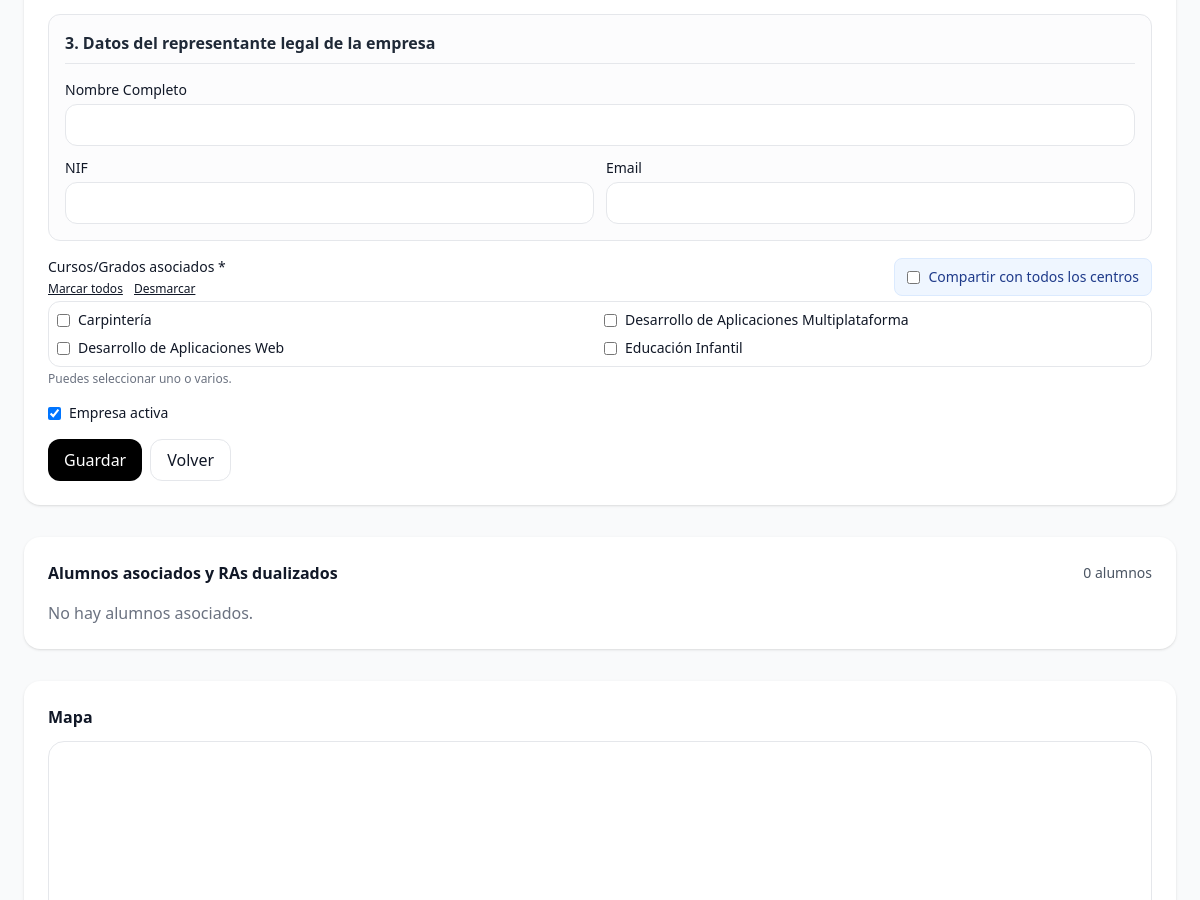
Before: /public/empresas/edit.php?id=514 (signed in, middle part) with the older database file.
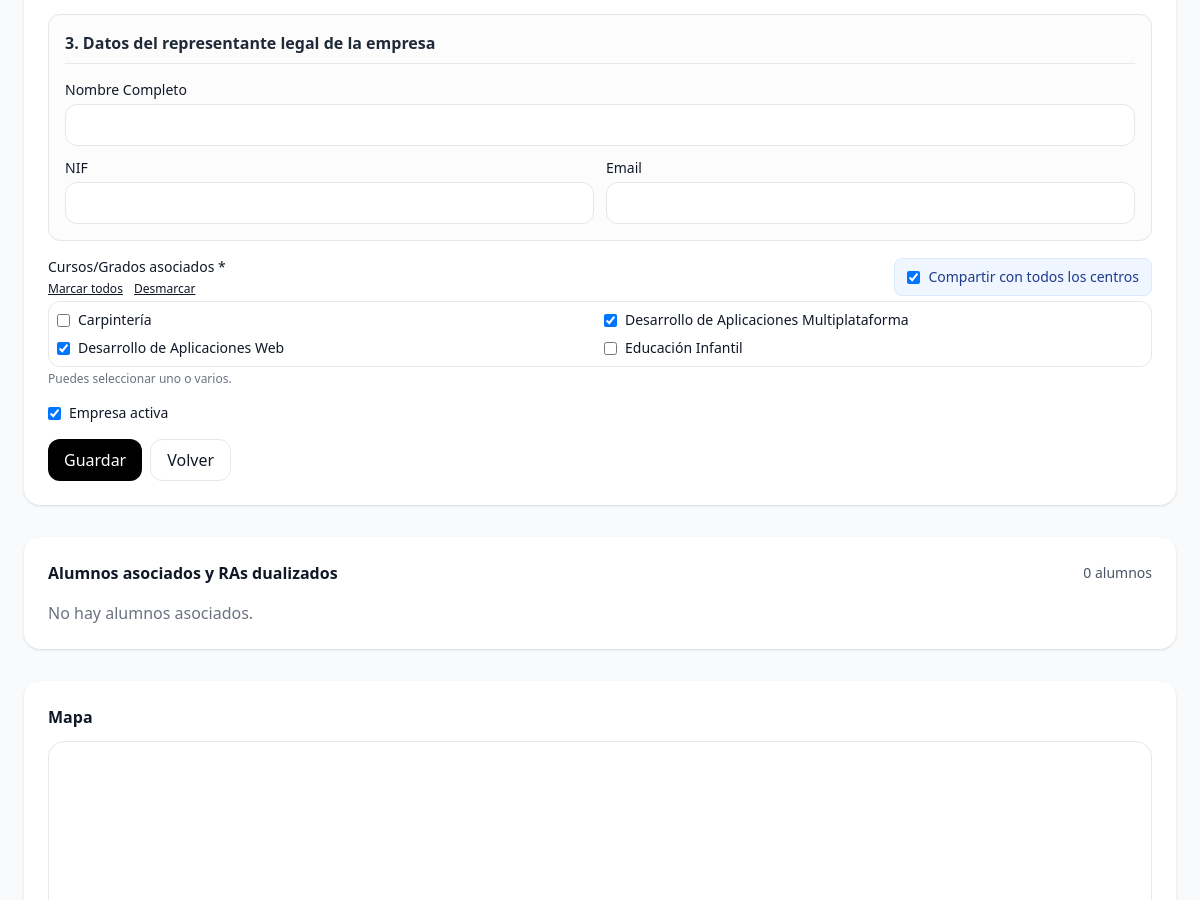
After: the same page with the newer database file.
### tables this page shows
CREATE TABLE `empresas` (
  `id` int(10) UNSIGNED NOT NULL,
  `nombre` varchar(180) NOT NULL,
  `cif` varchar(50) DEFAULT NULL,
  `nif` varchar(20) DEFAULT NULL,
  `email` varchar(190) DEFAULT NULL,
  `telefono` varchar(30) DEFAULT NULL,
  `web` varchar(190) DEFAULT NULL,
  `direccion` varchar(200) DEFAULT NULL,
  `ciudad` varchar(100) DEFAULT NULL,
  `provincia` varchar(100) DEFAULT NULL,
  `codigo_postal` varchar(15) DEFAULT NULL,
  `sector` varchar(120) DEFAULT NULL,
  `horario_practicas` varchar(255) DEFAULT NULL,
  `es_publica` tinyint(1) NOT NULL DEFAULT 0,
  `responsable_nombre` varchar(150) DEFAULT NULL,
  `responsable_cargo` varchar(120) DEFAULT NULL,
  `responsable_email` varchar(190) DEFAULT NULL,
  `responsable_telefono` varchar(30) DEFAULT NULL,
  `tutor_nif` varchar(20) DEFAULT NULL,
  `tutor_departamento` varchar(100) DEFAULT NULL,
  `rep_legal_nombre` varchar(150) DEFAULT NULL,
  `rep_legal_nif` varchar(20) DEFAULT NULL,
  `rep_legal_email` varchar(190) DEFAULT NULL,
  `activo` tinyint(1) NOT NULL DEFAULT 1,
  `created_at` timestamp NOT NULL DEFAULT current_timestamp(),
  `updated_at` timestamp NOT NULL DEFAULT current_timestamp() ON UPDATE current_timestamp(),
  `deleted_at` timestamp NULL DEFAULT NULL
);

CREATE TABLE `cursos` (
  `id` int(10) UNSIGNED NOT NULL,
  `nombre` varchar(150) NOT NULL,
  `codigo` varchar(50) DEFAULT NULL,
  `anyo` smallint(6) DEFAULT NULL,
  `activo` tinyint(1) NOT NULL DEFAULT 1,
  `created_at` timestamp NOT NULL DEFAULT current_timestamp(),
  `updated_at` timestamp NOT NULL DEFAULT current_timestamp() ON UPDATE current_timestamp()
);

### lib/Services/EmpresaService.php (called while the page is built, shortened)
<?php
class EmpresaService
{
    private PDO $pdo;
    public function __construct(PDO $pdo)
    {
        $this->pdo = $pdo;
    }
    public function getById(int $id): ?array
    {
        $st = $this->pdo->prepare('SELECT * FROM empresas WHERE id = :id AND deleted_at IS NULL LIMIT 1');
        $st->execute([':id' => $id]);
        $empresa = $st->fetch();
        return $empresa ?: null;
    }
    public function getAssociatedCursos(int $empresaId): array
    {
        $st = $this->pdo->prepare('SELECT curso_id FROM empresa_cursos WHERE empresa_id = :e ORDER BY curso_id');
        $st->execute([':e' => $empresaId]);
        return array_map('intval', $st->fetchAll(PDO::FETCH_COLUMN));
    }
}

### public/empresas/edit.php (the view, shortened to what the changed rows need)
<?php
require_once __DIR__ . '/../../lib/auth.php';
$isAdmin = require_role('admin');
$idGet  = filter_input(INPUT_GET, 'id', FILTER_VALIDATE_INT);
$idPost = filter_input(INPUT_POST, 'id', FILTER_VALIDATE_INT);
$id     = $idPost ?: $idGet;
if ($isAdmin) {
  $cursos = $pdo->query("SELECT id, nombre FROM cursos ORDER BY nombre")->fetchAll();
}
$empresaService = new \App\Services\EmpresaService($pdo);
$empresa = $empresaService->getById($id);
$cursosActuales = $empresaService->getAssociatedCursos($id);
function h(?string $s): string { return htmlspecialchars((string)$s, ENT_QUOTES, 'UTF-8'); }
require_once __DIR__ . '/../partials/_header.php';
?>
    <form method="post" class="bg-white p-6 rounded-2xl shadow space-y-4 mb-8">
      <div>
        <div class="flex items-center justify-between mb-1">
          <div class="flex items-center gap-2 bg-blue-50 px-3 py-2 rounded-lg border border-blue-100">
            <input type="checkbox" name="es_publica" id="es_publica" value="1" <?= ((int)($empresa['es_publica'] ?? 0)===1)?'checked':'' ?>>
            <label for="es_publica" class="text-sm font-medium text-blue-900 cursor-pointer">
                Compartir con todos los centros
            </label>
          </div>
        </div>
        <div class="grid grid-cols-1 sm:grid-cols-2 gap-2 max-h-64 overflow-auto p-2 border rounded-xl">
          <?php foreach ($cursos as $c): $cid=(int)$c['id']; ?>
            <label class="inline-flex items-center gap-2">
              <input type="checkbox" name="cursos_ids[]" value="<?= $cid ?>"
                     <?= in_array($cid, $cursosActuales, true) ? 'checked' : '' ?>>
              <span class="text-sm"><?= h($c['nombre']) ?></span>
            </label>
          <?php endforeach; ?>
        </div>
      </div>
      <div class="flex items-center gap-2">
        <input type="checkbox" name="activo" id="activo" value="1" <?= ((int)($empresa['activo'] ?? 1)===1)?'checked':'' ?>>
        <label for="activo" class="text-sm">Empresa activa</label>
      </div>
    </form>
    <section id="alumnos" class="bg-white p-6 rounded-2xl shadow mb-8">
      <div class="flex items-center justify-between mb-4">
        <h2 class="font-semibold">Alumnos asociados y RAs dualizados</h2>
      </div>
    </section>
    <section class="bg-white p-6 rounded-2xl shadow mb-8">
      <h2 class="font-semibold mb-3">Mapa</h2>
    </section>
  </main>
<?php require_once __DIR__ . '/../partials/_footer.php'; ?>

Changed rows visible on the page:
changed empresas: es_publica "☐" → "☑"
computed for cursos "Desarrollo de Aplicaciones Multiplataforma": id "☐" → "☑"
computed for cursos "Desarrollo de Aplicaciones Web": id "☐" → "☑"
